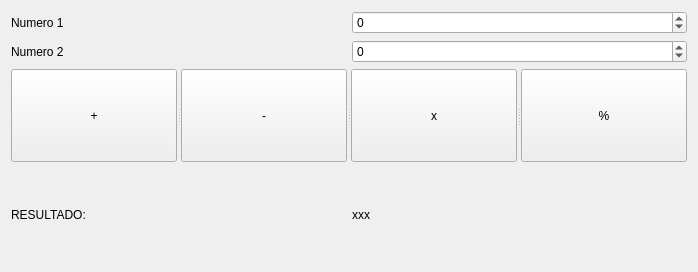
<?xml version="1.0" encoding="UTF-8"?>
<ui version="4.0">
 <class>Widget</class>
 <widget class="QWidget" name="Widget">
  <property name="geometry">
   <rect>
    <x>0</x>
    <y>0</y>
    <width>698</width>
    <height>272</height>
   </rect>
  </property>
  <property name="windowTitle">
   <string>Widget</string>
  </property>
  <layout class="QVBoxLayout" name="verticalLayout_2">
   <item>
    <layout class="QVBoxLayout" name="verticalLayout">
     <item>
      <layout class="QHBoxLayout" name="horizontalLayout">
       <item>
        <widget class="QLabel" name="label">
         <property name="text">
          <string>Numero 1</string>
         </property>
        </widget>
       </item>
       <item>
        <widget class="QSpinBox" name="n1">
         <property name="minimum">
          <number>-99999</number>
         </property>
         <property name="maximum">
          <number>99999</number>
         </property>
        </widget>
       </item>
      </layout>
     </item>
     <item>
      <layout class="QHBoxLayout" name="horizontalLayout_2">
       <item>
        <widget class="QLabel" name="label_2">
         <property name="text">
          <string>Numero 2</string>
         </property>
        </widget>
       </item>
       <item>
        <widget class="QSpinBox" name="n2">
         <property name="minimum">
          <number>-99999</number>
         </property>
         <property name="maximum">
          <number>99999</number>
         </property>
        </widget>
       </item>
      </layout>
     </item>
    </layout>
   </item>
   <item>
    <widget class="QSplitter" name="splitter">
     <property name="orientation">
      <enum>Qt::Horizontal</enum>
     </property>
     <widget class="QPushButton" name="suma">
      <property name="text">
       <string>+</string>
      </property>
     </widget>
     <widget class="QPushButton" name="resta">
      <property name="text">
       <string>-</string>
      </property>
     </widget>
     <widget class="QPushButton" name="multi">
      <property name="text">
       <string>x</string>
      </property>
     </widget>
     <widget class="QPushButton" name="division">
      <property name="text">
       <string>%</string>
      </property>
     </widget>
    </widget>
   </item>
   <item>
    <layout class="QHBoxLayout" name="horizontalLayout_3">
     <item>
      <widget class="QLabel" name="label_3">
       <property name="text">
        <string>RESULTADO:</string>
       </property>
      </widget>
     </item>
     <item>
      <widget class="QLabel" name="resultado">
       <property name="text">
        <string>xxx</string>
       </property>
      </widget>
     </item>
    </layout>
   </item>
  </layout>
 </widget>
 <resources/>
 <connections/>
</ui>
